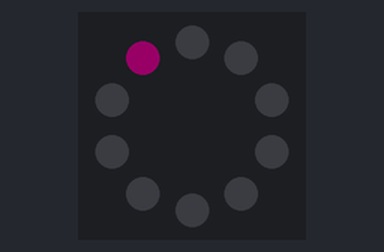
Bench run of a program on a simulated Circuit Playground running CircuitPython. Parts: the board's ring of 10 RGB LEDs (number 0 left of the top, counting anticlockwise). Dim RGB values are drawn brighter than linear. At 4.2 s the program ends and the board releases its pins; the recording ends there.

Above: at 0.1 s.
At 0.5 s:
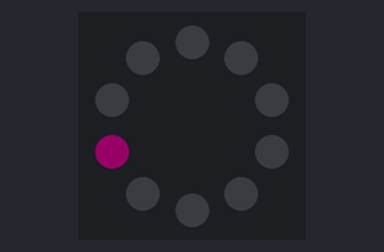
At 1.1 s:
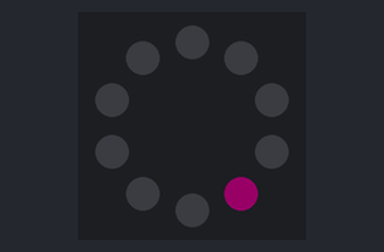
At 1.51 s:
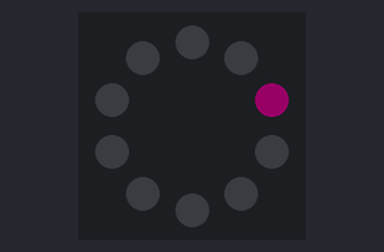
At 2.11 s:
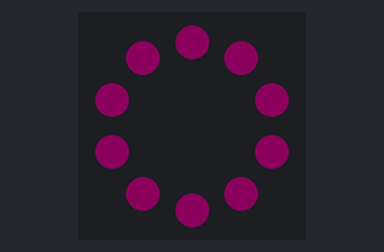
At 4.12 s:
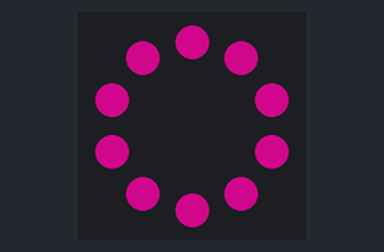

The program:

code.py
```python
import time
import board
import analogio
from adafruit_circuitplayground import cp

cp.pixels.brightness = 0.2

start_color = (120, 4, 80)
OFF = (0,0,0)

#control by position
index = 0
while index < 10:
    cp.pixels[ index ] = start_color
    cp.pixels[ index - 1 ] = OFF
    time.sleep( 0.2 )
    index = index + 1

#fill, and control brightness
brightness = 0
cp.pixels.fill( start_color )
while brightness < 1.0:
    brightness = brightness + 0.1
    cp.pixels.brightness = brightness
    time.sleep( 0.2 )
```
